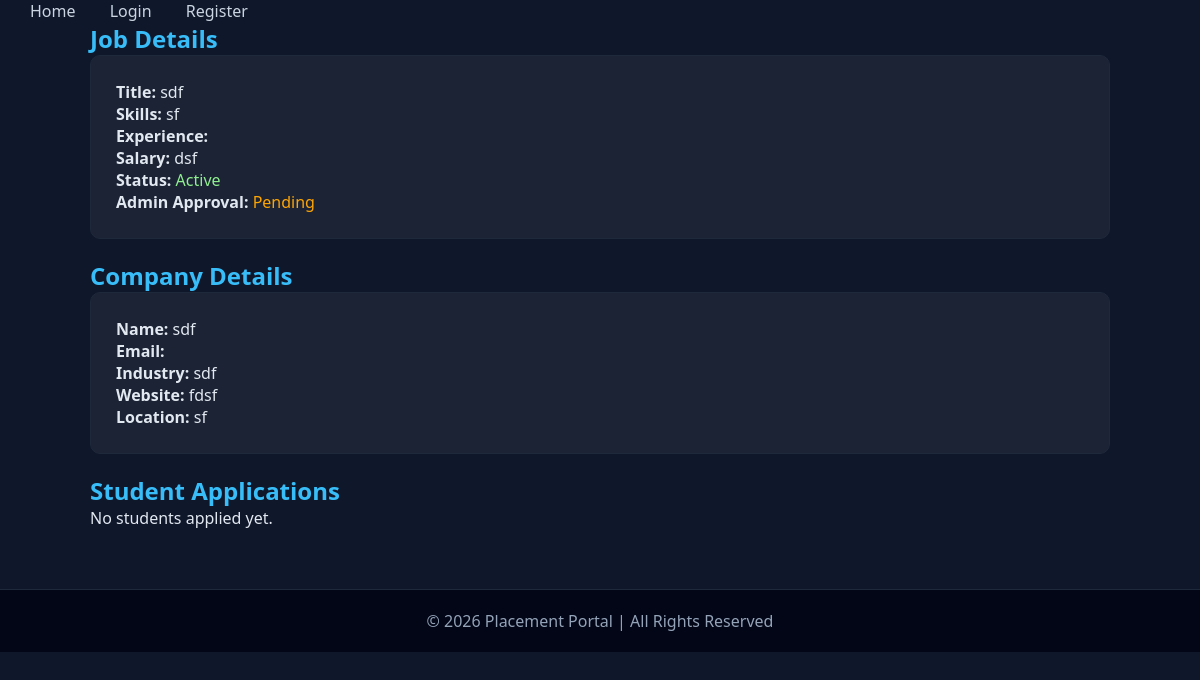
Page /admin-job/2 on the earlier database version.
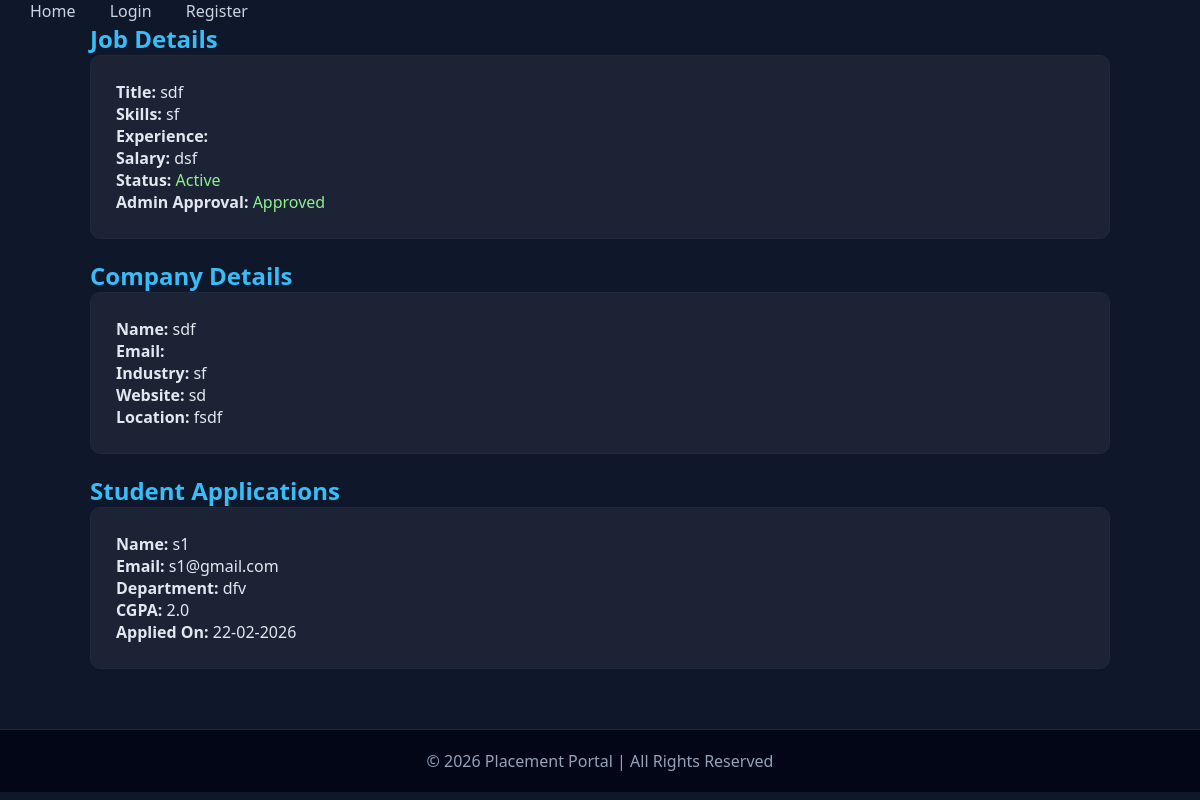
Same page on the later database version.
### app.py (models this page shows)
class CompanyProfile(db.Model):
    __tablename__ = "company_profiles"
    id = db.Column(db.Integer, primary_key=True)
    user_id = db.Column(
        db.Integer,
        db.ForeignKey("users.id"),
        nullable=False,
        unique=True
    )
    company_name = db.Column(db.String(150))
    industry = db.Column(db.String(100))
    website = db.Column(db.String(150))
    description = db.Column(db.Text)
    location = db.Column(db.String(100))
    company_size = db.Column(db.String(50))
    user = db.relationship("User", back_populates="company_profile")
    jobs = db.relationship(
        "Job",
        back_populates="company",
        cascade="all, delete"
    )

class Application(db.Model):
    __tablename__ = "applications"
    id = db.Column(db.Integer, primary_key=True)
    job_id = db.Column(
        db.Integer,
        db.ForeignKey("jobs.id"),
        nullable=False
    )
    student_id = db.Column(
        db.Integer,
        db.ForeignKey("student_profiles.id"),
        nullable=False
    )
    status = db.Column(db.String(50), default="Applied")
    applied_at = db.Column(db.DateTime, default=datetime.utcnow)
    job = db.relationship("Job", back_populates="applications")
    student = db.relationship("StudentProfile", back_populates="applications")

class User(db.Model):
    __tablename__ = "users"
    id = db.Column(db.Integer, primary_key=True)
    name = db.Column(db.String(100), nullable=False)
    email = db.Column(db.String(120), unique=True, nullable=False)
    password = db.Column(db.String(200), nullable=False)
    role = db.Column(db.String(20), nullable=False)  # admin / student / company
    is_approved = db.Column(db.Boolean, default=False)
    created_at = db.Column(db.DateTime, default=datetime.utcnow)
    student_profile = db.relationship(
        "StudentProfile",
        back_populates="user",
        uselist=False,
        cascade="all, delete"
    )
    company_profile = db.relationship(
        "CompanyProfile",
        back_populates="user",
        uselist=False,
        cascade="all, delete"
    )

class StudentProfile(db.Model):
    __tablename__ = "student_profiles"
    id = db.Column(db.Integer, primary_key=True)
    user_id = db.Column(
        db.Integer,
        db.ForeignKey("users.id"),
        nullable=False,
        unique=True
    )
    department = db.Column(db.String(100))
    cgpa = db.Column(db.Float)
    resume = db.Column(db.String(200))
    user = db.relationship("User", back_populates="student_profile")
    applications = db.relationship(
        "Application",
        back_populates="student",
        cascade="all, delete"
    )

### app.py (the view)
@app.route("/admin-job/<int:job_id>")
def admin_job_details(job_id):
    job = Job.query.get_or_404(job_id)
    company = job.company   # make sure relationship exists
    applications = Application.query.filter_by(job_id=job_id).all()
    return render_template(
        "admin_job_details.html",
        job=job,
        company=company,
        applications=applications
    )

### templates/admin_job_details.html (shortened to what this page needs)
{% extends "base.html" %}
{% block content %}
<div class="container">
<h2 class="title">Job Details</h2>
<div class="card">
    <p><b>Title:</b> {{ job.title }}</p>
    <p><b>Skills:</b> {{ job.skills }}</p>
    <p><b>Experience:</b> {{ job.experience }}</p>
    <p><b>Salary:</b> {{ job.salary }}</p>
    <p>
        <b>Status:</b>
        {% if job.is_closed %}
            <span style="color:red;">Closed</span>
        {% else %}
            <span style="color:lightgreen;">Active</span>
        {% endif %}
    </p>
    <p>
        <b>Admin Approval:</b>
        {% if job.is_approved %}
            <span style="color:lightgreen;">Approved</span>
        {% else %}
            <span style="color:orange;">Pending</span>
        {% endif %}
    </p>
</div>
<h2 class="title">Company Details</h2>
<div class="card">
    <p><b>Name:</b> {{ company.company_name }}</p>
    <p><b>Email:</b> {{ company.email }}</p>
    <p><b>Industry:</b> {{ company.industry }}</p>
    <p><b>Website:</b> {{ company.website }}</p>
    <p><b>Location:</b> {{ company.location }}</p>
</div>
<h2 class="title">Student Applications</h2>
{% if applications %}
    {% for app in applications %}
    <div class="card">
        <p><b>Name:</b> {{ app.student.user.name }}</p>
        <p><b>Email:</b> {{ app.student.user.email }}</p>
        <p><b>Department:</b> {{ app.student.department }}</p>
        <p><b>CGPA:</b> {{ app.student.cgpa }}</p>
        <p><b>Applied On:</b> {{ app.applied_at.strftime("%d-%m-%Y") }}</p>
    </div>
    {% endfor %}
{% else %}
    <p>No students applied yet.</p>
{% endif %}
</div>
{% endblock %}

Differences in the rows shown:
changed Job "sdf": is_approved False → True (drawn)
changed CompanyProfile "sdf": industry "sdf" → "sf"; website "fdsf" → "sd"; location "sf" → "fsdf"
added Application: student.user.name "s1", student.user.email "s1@gmail.com", student.department "dfv", student.cgpa "2.0", applied_at "22-02-2026"
Other differences:
text no longer shown: "Pending No students applied yet."
text now shown: "Approved"
